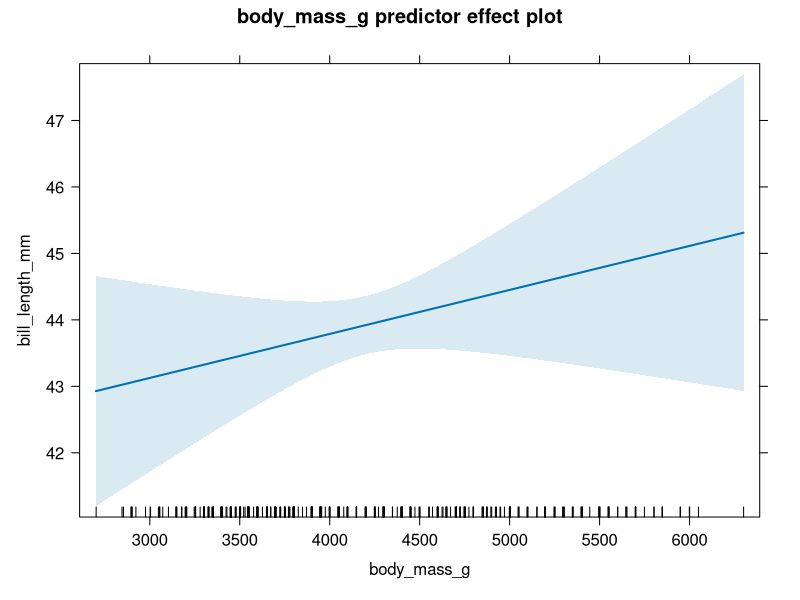
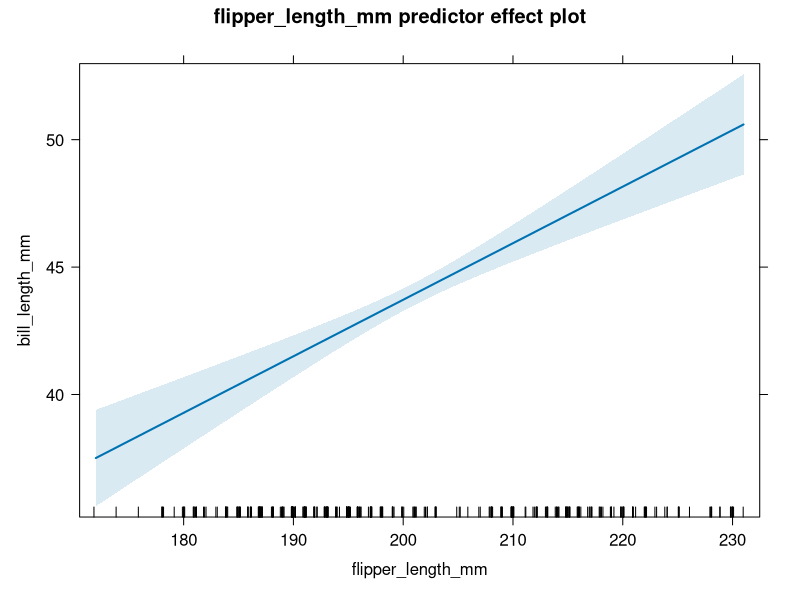
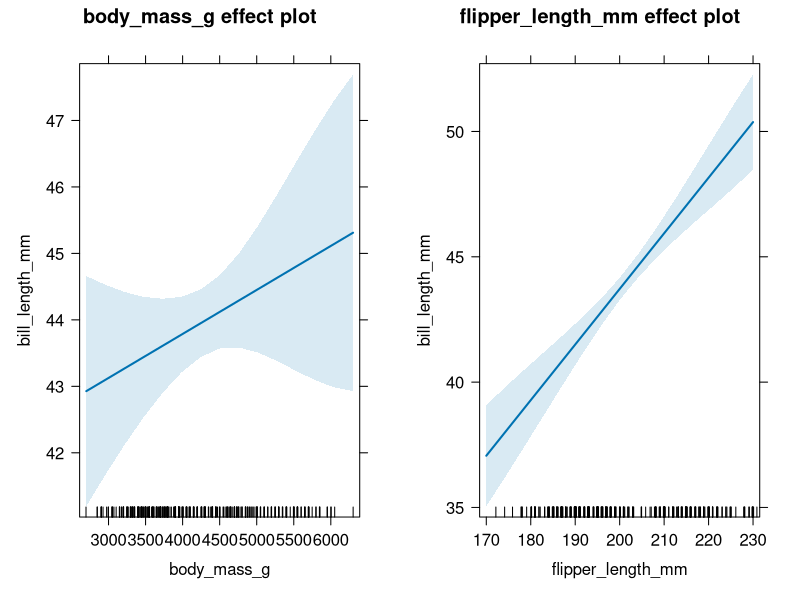
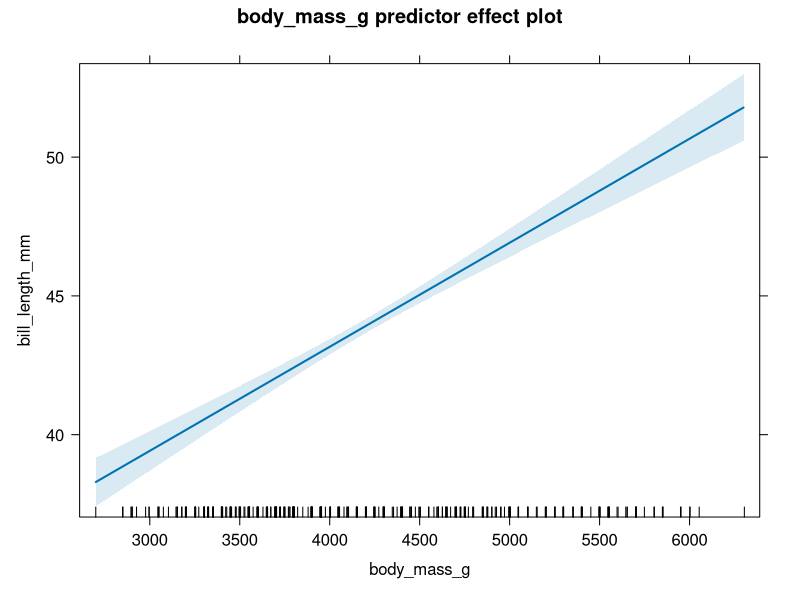
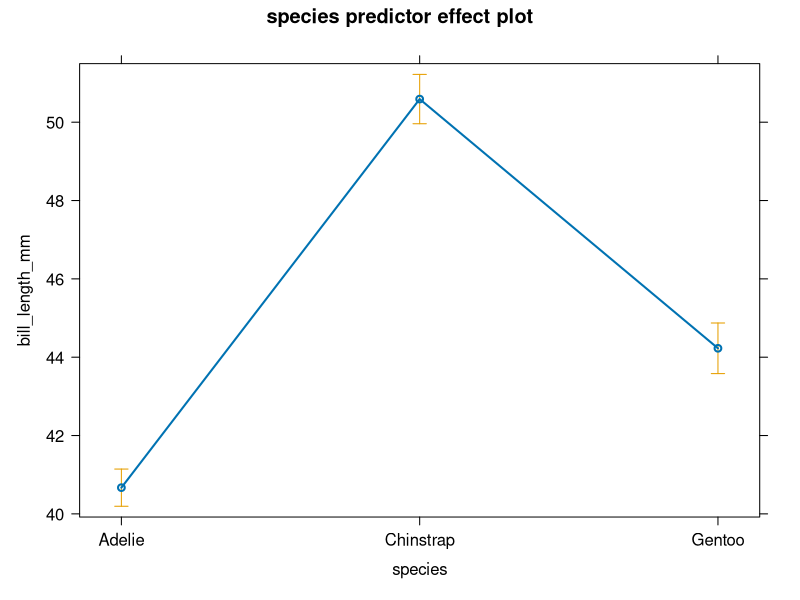
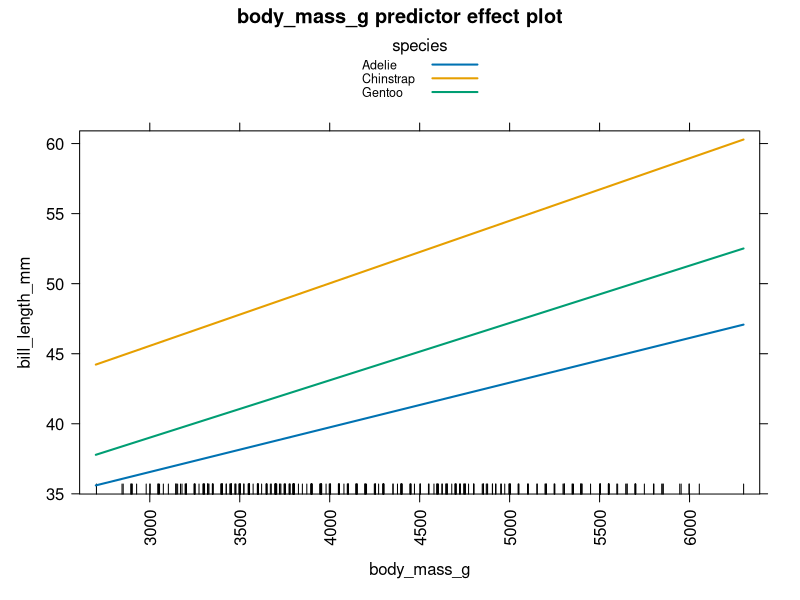
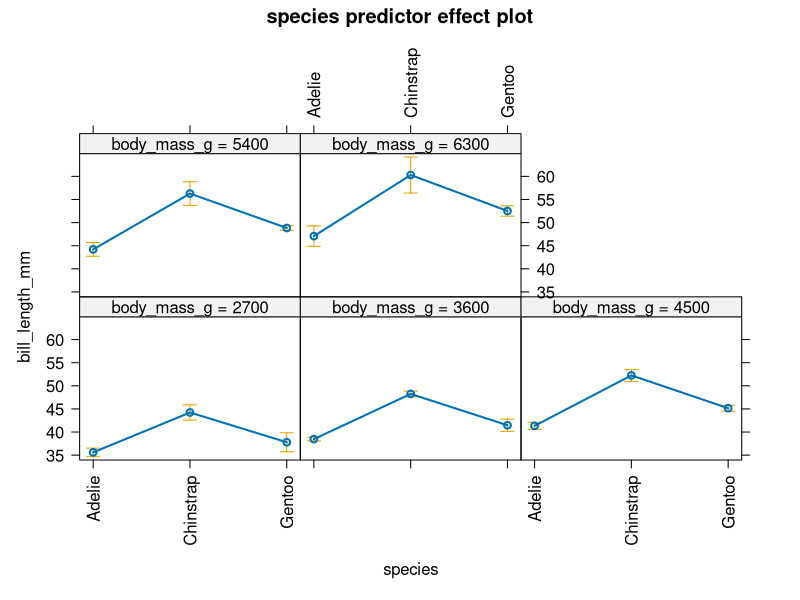
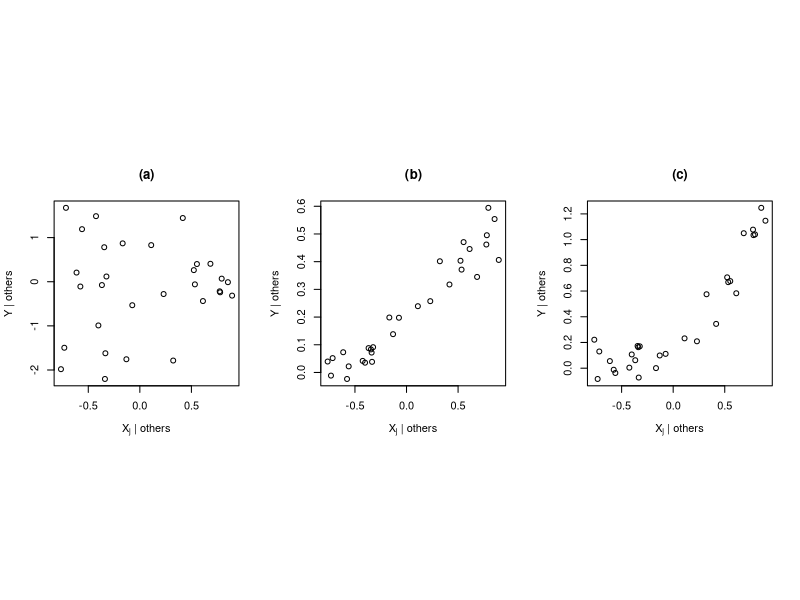

Generate these figures, in order, with R:
## ---- chunk 1
# change Console output behavior
# knitr::opts_chunk$set(comment = "#>", collapse = TRUE)
knitr::opts_chunk$set(collapse = TRUE)
## ---- chunk 2
# load penguins data
data(penguins, package = "palmerpenguins")
# transform body mass variable from g to kg
penguins <- penguins |> transform(body_mass_kg = body_mass_g/1000)
# fit model with body_mass_kg
slmod_scaled <- lm(bill_length_mm ~ body_mass_kg, data = penguins)
# extract coefficients
coefficients(slmod_scaled)
## ---- chunk 3
# load penguins data since it hasn't been loaded in this chapter
data(penguins, package = "palmerpenguins")
# refit multiple linear regression model
mlmod <- lm(bill_length_mm ~ body_mass_g + flipper_length_mm, data = penguins)
# extract estimated coefficients
coef(mlmod)
## ---- chunk 4
colMeans(mlmod$model)
## ---- chunk 5
# load effects package
library(effects)
# draw effect plot for body_mass_g
plot(predictorEffect("body_mass_g", mlmod))
## ---- chunk 6
# draw effect plot for flipper_length_mm
plot(predictorEffect("flipper_length_mm", mlmod))
## ---- chunk 7
plot(allEffects(mlmod))
## ---- chunk 8
# refit the parallel lines model
lmodp <- lm(bill_length_mm ~ body_mass_g + species, data = penguins)
# double-check coefficients
coef(lmodp)
## ---- chunk 9
table(lmodp$model$species)
## ---- chunk 10
# draw effect plot for body_mass_g
plot(predictorEffect("body_mass_g", lmodp))
## ---- chunk 11
# sample mean of body_mass_g variable used to fit lmodp
mean(lmodp$model$body_mass_g)
## ---- chunk 12
plot(predictorEffect("species", lmodp))
## ---- chunk 13
# fit separate lines model
lmods <- lm(bill_length_mm ~ body_mass_g + species + body_mass_g:species,
            data = penguins)
# extract estimated coefficients
coef(lmods)
## ---- chunk 14
# effect plot of body mass for separate lines model
# axes ... rotates the x-axis labels 90 degrees
# lines ... plots the effect of body mass in one graphic
plot(predictorEffect("body_mass_g", lmods),
     axes = list(x = list(rotate = 90)),
     lines = list(multiline = TRUE))
## ---- chunk 15
# effect plot of body mass for separate lines model
# axes ... rotates the x-axis labels 90 degrees
# lines ... plots the effect of species in one graphic
plot(predictorEffect("species", lmods),
     axes = list(x = list(rotate = 90)),
     lines=list(multiline = FALSE))
## ---- chunk 16
par(mfrow = c(1, 3), pty = "s")
set.seed(71)
x <- runif(30, -1, 1)
y1 <- rnorm(30)
y2 <- 0.2 + 0.3 * x + rnorm(30, sd = 0.05)
y3 <- 0.2 + 0.6 * x + 0.6 * x^2 + rnorm(30, sd = 0.1)
plot(y1 ~ x, ylab = "Y | others",
     xlab = expression(paste(X[j], " | others")))
title("(a)")
plot(y2 ~ x, ylab = "Y | others",
     xlab = expression(paste(X[j], " | others")))
title("(b)")
plot(y3 ~ x, ylab = "Y | others",
     xlab = expression(paste(X[j], " | others")))
title("(c)")
par(mfrow = c(1, 1))
## ---- chunk 17
library(car)
# create added-variable plots for all regressors in mlmod
avPlots(mlmod)
## ---- chunk 18
avPlots(lmodp)
## ---- chunk 19
leveragePlots(lmodp)
## ---- chunk 20
leveragePlots(lmods)
## ---- chunk 21
y <- c(1, 4, 6, 8, 9) # response vector
ones <- rep(0, 5) # column of 1s
x1 <- c(7, 5, 5, 7, 7) # regressor 1
x2 <- c(-1, 2, -3, 1, 5/7) # create regressor 2 to be orthogonal to x1
crossprod(x1, x2) # crossproduct is zero
x3 <- c(0, -1, 1, 0, 0) # orthogonal to ones, x1
x4 <- c(0, 0, 0, 1, -1) # orthogonal to ones, x1, x3
x5 <- c(1, 0, 0, -1, 0) # orthogonal to ones, x1, not x4

crossprod(cbind(1, x1, x4, x5))

lm(y ~ x1)
lm(y ~ x4 + x5 - 1)
lm(y ~ x1 + x4 + x5)
## ---- chunk 22
y <- c(1, 4, 6, 8, 9)       # create an arbitrary response vector
X1 <- c(7, 5, 5, 7, 7)      # create regressor 1
X2 <- c(-1, 2, -3, 1, 5/7)  # create regressor 2 to be orthogonal to x1
## ---- chunk 23
# crossproduct is zero, so X1 and X2 are orthogonal
crossprod(X1, X2)
## ---- chunk 24
# y regressed on X1 without an intercept
lmod1 <- lm(y ~ x1 - 1)
coef(lmod1)
# y regressed on X1 and X2 without an intercept
lmod2 <- lm(y ~ x1 + x2 - 1)
coef(lmod2)
## ---- chunk 25
ones <- rep(1, 5)   # column of 1s
crossprod(ones, X1) # not zero, so not orthogonal
crossprod(ones, X2) # not zero, so not orthogonal
## ---- chunk 26
coef(lmod2) # coefficients for lmod2
# y regressed on X1 and X2 with an intercept
lmod3 <- lm(y ~ x1 + x2)
coef(lmod3) # coefficients for lmod3
## ---- chunk 27
X3 <-  c(0, -1, 1, 0, 0) # sample mean is zero
X4 <- c(0, 0, 0, 1, -1)  # sample mean is zero
cov(X3, X4)              # 0, so X3 and X4 are uncorrelated and orthogonal
## ---- chunk 28
crossprod(model.matrix(~ X1 + X2 + X3 + X4))
## ---- chunk 29
coef(lm(y ~ 1))
## ---- chunk 30
lmod4 <- lm(y ~ x1) # model with 1s and x1
coef(lmod4)
## ---- chunk 31
coef(lm(y ~ x1 + x2))
## ---- chunk 32
coef(lm(y ~ x1 + x3))
## ---- chunk 33
coef(lm(y ~ x1 + x3 + x4))
## ---- chunk 34
X5 <- c(1, 0, 0, -1, 0) # orthogonal to ones, x1, not x4
# note block of 0s
crossprod(cbind(ones, X1, X4, X5))
## ---- chunk 35
lm(y ~ x1)           # model with 1s and x1
lm(y ~ x4 + x5 - 1)  # model with x4 and x5 only
lm(y ~ x1 + x4 + x5) # model with 1s, x1, x4, x5
